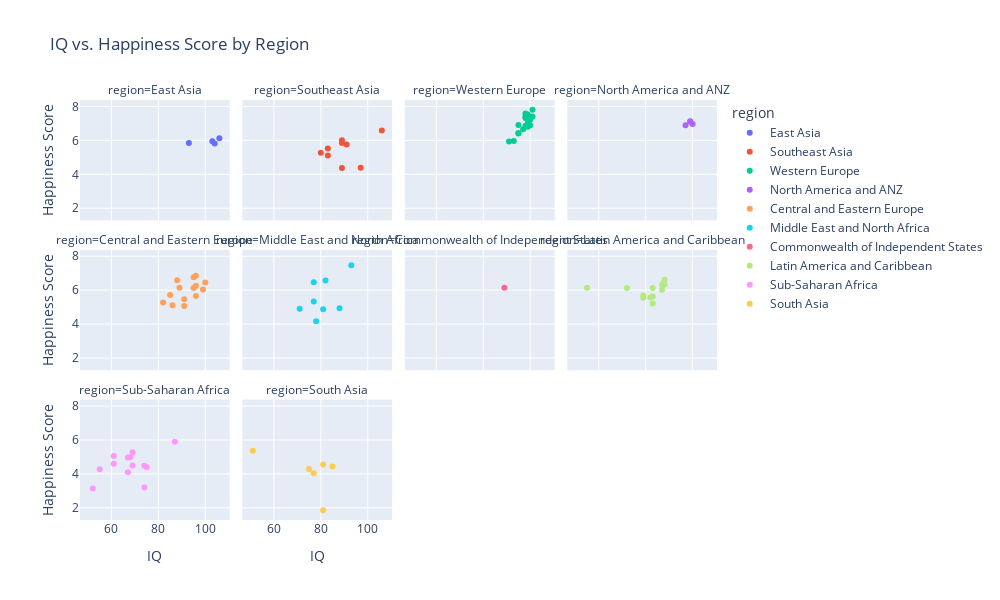

Source (notebook cell):
### Code cell
import plotly.express as px

# Assuming 'iq_happy_data' has 'IQ', 'happiness_score', and 'region' columns
fig = px.scatter(
    iq_happy_data,
    x='IQ',
    y='happiness_score',
    color='region',
    facet_col='region',
    facet_col_wrap=4,
    title='IQ vs. Happiness Score by Region',
    labels={'IQ': 'IQ', 'happiness_score': 'Happiness Score'}
)
fig.update_layout(height=600, width=1000)
fig.show()

### Figure 1 — Plotly figure (JSON) as saved in the notebook; plotly's stock layout.template omitted (floating-point values rounded to 4 significant figures)
{"data": [{"hovertemplate": "region=East Asia<br>IQ=%{x}<br>Happiness Score=%{y}<extra></extra>", "legendgroup": "East Asia", "marker": {"color": "#636efa", "symbol": "circle"}, "mode": "markers", "name": "East Asia", "orientation": "v", "showlegend": true, "type": "scatter", "x": [106, 104, 103, 93], "xaxis": "x9", "y": [6.129, 5.818, 5.951, 5.84], "yaxis": "y9"}, {"hovertemplate": "region=Southeast Asia<br>IQ=%{x}<br>Happiness Score=%{y}<extra></extra>", "legendgroup": "Southeast Asia", "marker": {"color": "#EF553B", "symbol": "circle"}, "mode": "markers", "name": "Southeast Asia", "orientation": "v", "showlegend": true, "type": "scatter", "x": [106, 97, 91, 89, 89, 89, 83, 83, 80], "xaxis": "x10", "y": [6.587, 4.393, 5.763, 6.012, 4.372, 5.843, 5.523, 5.111, 5.277], "yaxis": "y10"}, {"hovertemplate": "region=Western Europe<br>IQ=%{x}<br>Happiness Score=%{y}<extra></extra>", "legendgroup": "Western Europe", "marker": {"color": "#00cc96", "symbol": "circle"}, "mode": "markers", "name": "Western Europe", "orientation": "v", "showlegend": true, "type": "scatter", "x": [101, 101, 100, 100, 100, 99, 99, 99, 98, 98, 98, 98, 97, 95, 95, 95, 93, 91], "xaxis": "x11", "y": [7.403, 7.804, 7.228, 6.892, 7.24, 6.796, 7.53, 7.097, 6.859, 7.315, 7.395, 7.586, 6.661, 6.436, 6.911, 6.405, 5.968, 5.931], "yaxis": "y11"}, {"hovertemplate": "region=North America and ANZ<br>IQ=%{x}<br>Happiness Score=%{y}<extra></extra>", "legendgroup": "North America and ANZ", "marker": {"color": "#ab63fa", "symbol": "circle"}, "mode": "markers", "name": "North America and ANZ", "orientation": "v", "showlegend": true, "type": "scatter", "x": [100, 99, 99, 97], "xaxis": "x12", "y": [6.961, 7.095, 7.123, 6.894], "yaxis": "y12"}, {"hovertemplate": "region=Central and Eastern Europe<br>IQ=%{x}<br>Happiness Score=%{y}<extra></extra>", "legendgroup": "Central and Eastern Europe", "marker": {"color": "#FFA15A", "symbol": "circle"}, "mode": "markers", "name": "Central and Eastern Europe", "orientation": "v", "showlegend": true, "type": "scatter", "x": [100, 99, 96, 96, 96, 95, 95, 91, 91, 89, 88, 86, 85, 82], "xaxis": "x5", "y": [6.455, 6.041, 6.26, 6.845, 5.661, 6.125, 6.763, 5.466, 5.071, 6.144, 6.589, 5.109, 5.722, 5.277], "yaxis": "y5"}, {"hovertemplate": "region=Middle East and North Africa<br>IQ=%{x}<br>Happiness Score=%{y}<extra></extra>", "legendgroup": "Middle East and North Africa", "marker": {"color": "#19d3f3", "symbol": "circle"}, "mode": "markers", "name": "Middle East and North Africa", "orientation": "v", "showlegend": true, "type": "scatter", "x": [93, 88, 82, 81, 78, 77, 77, 71], "xaxis": "x6", "y": [7.473, 4.941, 6.571, 4.876, 4.17, 5.329, 6.463, 4.903], "yaxis": "y6"}, {"hovertemplate": "region=Commonwealth of Independent States<br>IQ=%{x}<br>Happiness Score=%{y}<extra></extra>", "legendgroup": "Commonwealth of Independent States", "marker": {"color": "#FF6692", "symbol": "circle"}, "mode": "markers", "name": "Commonwealth of Independent States", "orientation": "v", "showlegend": true, "type": "scatter", "x": [89], "xaxis": "x7", "y": [6.144], "yaxis": "y7"}, {"hovertemplate": "region=Latin America and Caribbean<br>IQ=%{x}<br>Happiness Score=%{y}<extra></extra>", "legendgroup": "Latin America and Caribbean", "marker": {"color": "#B6E880", "symbol": "circle"}, "mode": "markers", "name": "Latin America and Caribbean", "orientation": "v", "showlegend": true, "type": "scatter", "x": [88, 88, 87, 87, 83, 83, 83, 82, 79, 79, 72, 55], "xaxis": "x8", "y": [6.334, 6.609, 6.024, 6.33, 6.125, 5.63, 5.211, 5.569, 5.684, 5.559, 6.122, 6.15], "yaxis": "y8"}, {"hovertemplate": "region=Sub-Saharan Africa<br>IQ=%{x}<br>Happiness Score=%{y}<extra></extra>", "legendgroup": "Sub-Saharan Africa", "marker": {"color": "#FF97FF", "symbol": "circle"}, "mode": "markers", "name": "Sub-Saharan Africa", "orientation": "v", "showlegend": true, "type": "scatter", "x": [87, 75, 74, 74, 69, 69, 68, 67, 67, 61, 61, 55, 52], "xaxis": "x", "y": [5.902, 4.397, 4.487, 3.204, 5.275, 4.501, 4.981, 4.091, 4.973, 4.605, 5.053, 4.279, 3.138], "yaxis": "y"}, {"hovertemplate": "region=South Asia<br>IQ=%{x}<br>Happiness Score=%{y}<extra></extra>", "legendgroup": "South Asia", "marker": {"color": "#FECB52", "symbol": "circle"}, "mode": "markers", "name": "South Asia", "orientation": "v", "showlegend": true, "type": "scatter", "x": [85, 81, 81, 77, 75, 51], "xaxis": "x2", "y": [4.442, 1.859, 4.555, 4.036, 4.282, 5.36], "yaxis": "y2"}], "layout": {"annotations": [{"font": {}, "showarrow": false, "text": "region=Sub-Saharan Africa", "x": 0.1175, "xanchor": "center", "xref": "paper", "y": 0.2867, "yanchor": "bottom", "yref": "paper"}, {"font": {}, "showarrow": false, "text": "region=South Asia", "x": 0.3725, "xanchor": "center", "xref": "paper", "y": 0.2867, "yanchor": "bottom", "yref": "paper"}, {"font": {}, "showarrow": false, "text": "region=Central and Eastern Europe", "x": 0.1175, "xanchor": "center", "xref": "paper", "y": 0.6433, "yanchor": "bottom", "yref": "paper"}, {"font": {}, "showarrow": false, "text": "region=Middle East and North Africa", "x": 0.3725, "xanchor": "center", "xref": "paper", "y": 0.6433, "yanchor": "bottom", "yref": "paper"}, {"font": {}, "showarrow": false, "text": "region=Commonwealth of Independent States", "x": 0.6275, "xanchor": "center", "xref": "paper", "y": 0.6433, "yanchor": "bottom", "yref": "paper"}, {"font": {}, "showarrow": false, "text": "region=Latin America and Caribbean", "x": 0.8825, "xanchor": "center", "xref": "paper", "y": 0.6433, "yanchor": "bottom", "yref": "paper"}, {"font": {}, "showarrow": false, "text": "region=East Asia", "x": 0.1175, "xanchor": "center", "xref": "paper", "y": 1.0, "yanchor": "bottom", "yref": "paper"}, {"font": {}, "showarrow": false, "text": "region=Southeast Asia", "x": 0.3725, "xanchor": "center", "xref": "paper", "y": 1.0, "yanchor": "bottom", "yref": "paper"}, {"font": {}, "showarrow": false, "text": "region=Western Europe", "x": 0.6275, "xanchor": "center", "xref": "paper", "y": 1.0, "yanchor": "bottom", "yref": "paper"}, {"font": {}, "showarrow": false, "text": "region=North America and ANZ", "x": 0.8825, "xanchor": "center", "xref": "paper", "y": 1.0, "yanchor": "bottom", "yref": "paper"}], "height": 600, "legend": {"title": {"text": "region"}, "tracegroupgap": 0}, "title": {"text": "IQ vs. Happiness Score by Region"}, "width": 1000, "xaxis": {"anchor": "y", "domain": [0, 0.235], "title": {"text": "IQ"}}, "xaxis10": {"anchor": "y10", "domain": [0.255, 0.49], "matches": "x", "showticklabels": false}, "xaxis11": {"anchor": "y11", "domain": [0.51, 0.745], "matches": "x", "showticklabels": false}, "xaxis12": {"anchor": "y12", "domain": [0.765, 1.0], "matches": "x", "showticklabels": false}, "xaxis2": {"anchor": "y2", "domain": [0.255, 0.49], "matches": "x", "title": {"text": "IQ"}}, "xaxis3": {"anchor": "y3", "domain": [0.51, 0.745], "matches": "x", "title": {"text": "IQ"}}, "xaxis4": {"anchor": "y4", "domain": [0.765, 1.0], "matches": "x", "title": {"text": "IQ"}}, "xaxis5": {"anchor": "y5", "domain": [0, 0.235], "matches": "x", "showticklabels": false}, "xaxis6": {"anchor": "y6", "domain": [0.255, 0.49], "matches": "x", "showticklabels": false}, "xaxis7": {"anchor": "y7", "domain": [0.51, 0.745], "matches": "x", "showticklabels": false}, "xaxis8": {"anchor": "y8", "domain": [0.765, 1.0], "matches": "x", "showticklabels": false}, "xaxis9": {"anchor": "y9", "domain": [0, 0.235], "matches": "x", "showticklabels": false}, "yaxis": {"anchor": "x", "domain": [0, 0.2867], "title": {"text": "Happiness Score"}}, "yaxis10": {"anchor": "x10", "domain": [0.7133, 1.0], "matches": "y", "showticklabels": false}, "yaxis11": {"anchor": "x11", "domain": [0.7133, 1.0], "matches": "y", "showticklabels": false}, "yaxis12": {"anchor": "x12", "domain": [0.7133, 1.0], "matches": "y", "showticklabels": false}, "yaxis2": {"anchor": "x2", "domain": [0, 0.2867], "matches": "y", "showticklabels": false}, "yaxis3": {"anchor": "x3", "domain": [0, 0.2867], "matches": "y", "showticklabels": false}, "yaxis4": {"anchor": "x4", "domain": [0, 0.2867], "matches": "y", "showticklabels": false}, "yaxis5": {"anchor": "x5", "domain": [0.3567, 0.6433], "matches": "y", "title": {"text": "Happiness Score"}}, "yaxis6": {"anchor": "x6", "domain": [0.3567, 0.6433], "matches": "y", "showticklabels": false}, "yaxis7": {"anchor": "x7", "domain": [0.3567, 0.6433], "matches": "y", "showticklabels": false}, "yaxis8": {"anchor": "x8", "domain": [0.3567, 0.6433], "matches": "y", "showticklabels": false}, "yaxis9": {"anchor": "x9", "domain": [0.7133, 1.0], "matches": "y", "title": {"text": "Happiness Score"}}}}
